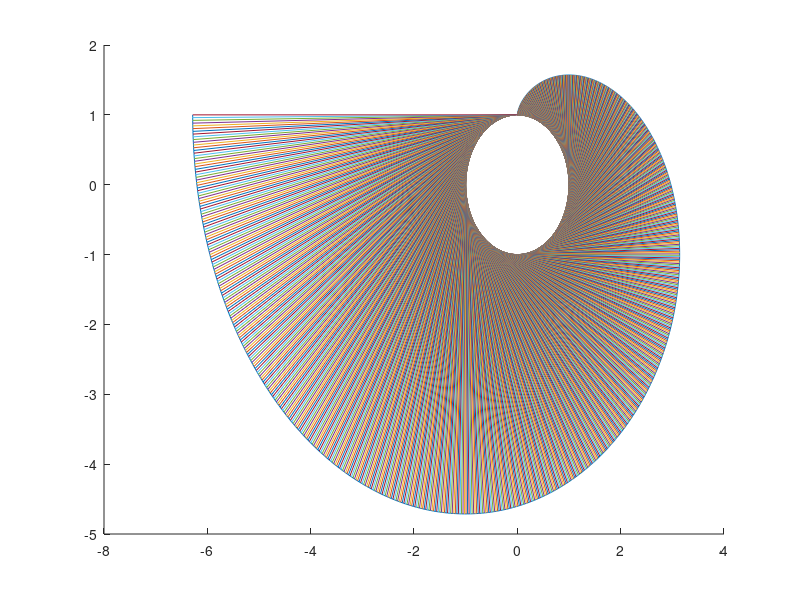

MATLAB code to generate this figure:
clear
close all
clc

theta = linspace(0,2*pi,1000);

%initialize R
rx = sin(theta);
ry = cos(theta);
R = [rx ;ry];

%initialize T
tx = -theta.*cos(theta);
ty = theta.*sin(theta);
T = [tx ;ty];

%Calculate P!
P = R + T;

%plot T
figure
hold on
plot(P(1,:),P(2,:))

for i = 1:length(P)
    xR = [R(1,i) ,P(1,i)];
    yR = [R(2,i) ,P(2,i)];
    hold on
    plot(xR ,yR);
    pause(0.01);
end
